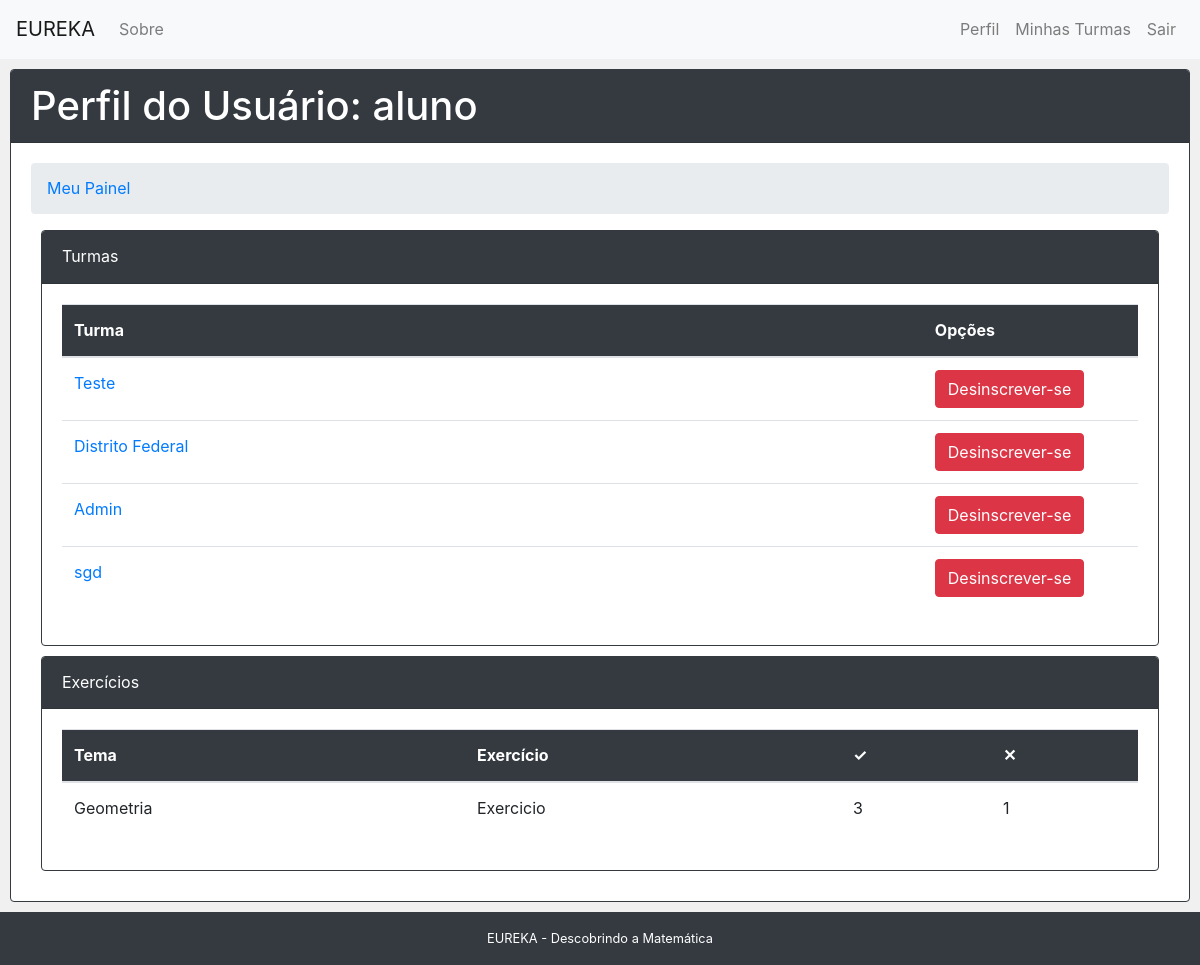
/usuario/4/ (signed in), run on an earlier commit of the app's database.
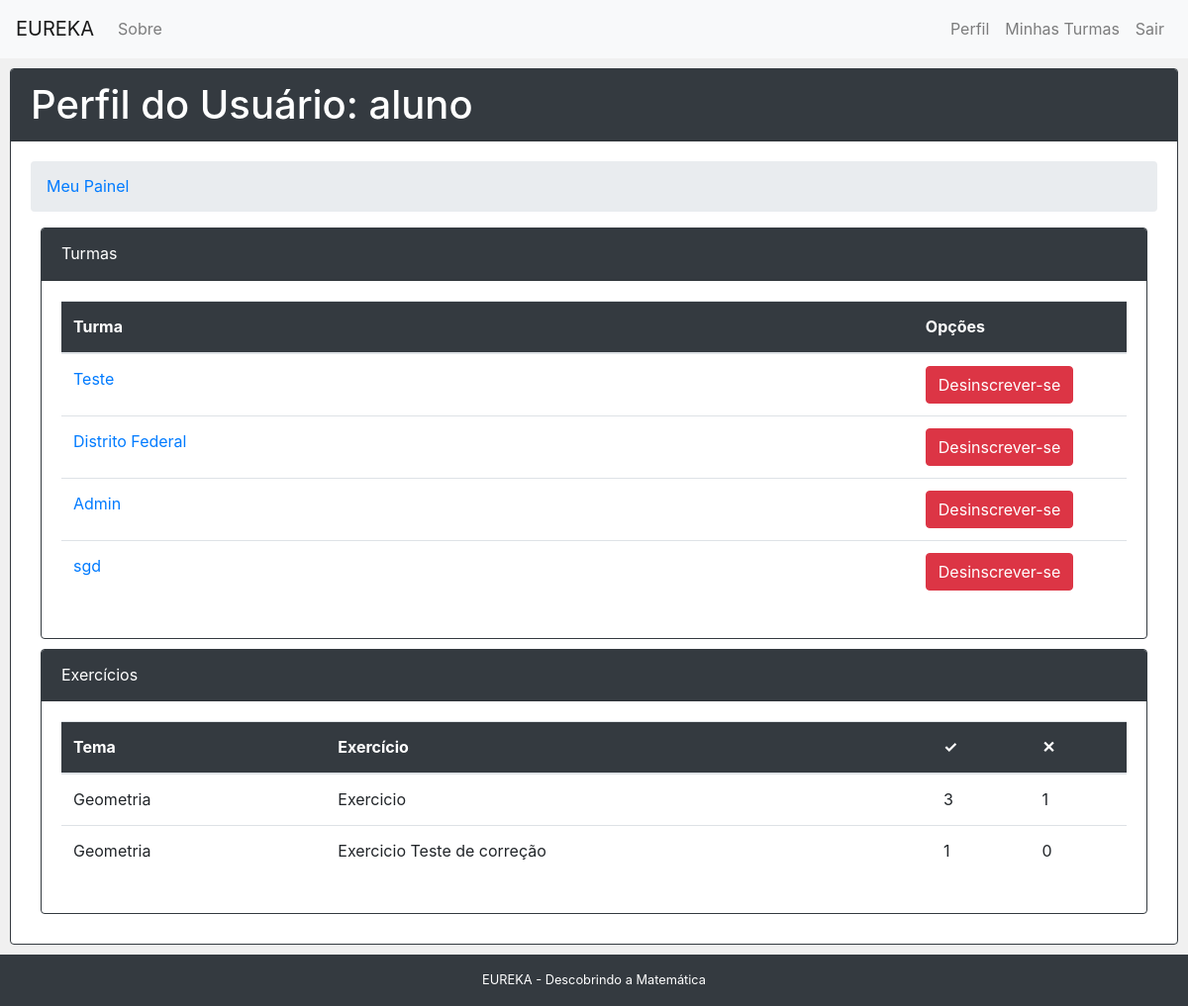
And on a later commit of the database.
### core/models.py (models this page shows, shortened)
class Aluno_Turma(models.Model):
	turma_id = models.ForeignKey('Turma', related_name = 'matriculas', on_delete=models.CASCADE)
	aluno_id = models.ForeignKey(get_user_model(), verbose_name = 'Usuário', related_name = 'matriculas', on_delete=models.CASCADE, null = True)
	class Meta:
		verbose_name = 'Inscrição'
		verbose_name_plural = 'Inscrições'
		unique_together = (('aluno_id','turma_id'),)

class Turma(models.Model):
	COURSE_OPTIONS = (
		('PUBLICA', 'Pública'),
		('PRIVADA', 'Privada'),
	)
	name = models.CharField('Nome', max_length=100)
	course_type = models.CharField('Tipo', max_length=9, choices=COURSE_OPTIONS, default='PUBLICA')
	responsible = models.ForeignKey('Usuario', on_delete=models.CASCADE)
	created_at = models.DateTimeField('Criado em', auto_now_add=True)
	updated_at = models.DateTimeField('Atualizado em', auto_now=True)
	def __str__(self):
		return self.name

class Aluno_Exercicio(models.Model):
	exercicio_id = models.ForeignKey('Exercicio', verbose_name='Exercício', on_delete=models.CASCADE, default=1)
	aluno_id = models.ForeignKey('Usuario', on_delete=models.CASCADE, default=1)
	corrects = models.IntegerField('Certos', default=0)
	wrongs = models.IntegerField('Errados', default=0)

class Exercicio(models.Model):
	name = models.CharField('Nome', max_length=100, default='Exercicio')
	tema_id = models.ForeignKey('Tema', on_delete=models.CASCADE, default=1)
	multiple_times = models.BooleanField('Pode ser feito mais de uma vez', default=False)
	created_at = models.DateTimeField('Criado em', auto_now_add=True)
	updated_at = models.DateTimeField('Atualizado em', auto_now=True)
	class_id = models.ForeignKey('Aula', verbose_name='Aula', on_delete=models.CASCADE, blank=True, null=True)
	experimentation_id = models.ForeignKey('Experimentacao', verbose_name='Experimentacao', on_delete=models.CASCADE, blank=True, null=True)
	def __str__(self):
		return self.name

class Tema(models.Model):
	name = models.CharField('Nome', max_length=100)
	turma_id = models.ForeignKey('Turma', on_delete=models.CASCADE)
	def __str__(self):
		return self.name

### core/views/user.py (the view)
# urls.py: path('usuario/<int:pk>/', views.usuario, name='usuario'),
@login_required
def usuario(request, pk):
	usuario = Usuario.objects.get(pk=pk)
	turmas = Turma.objects.filter(responsible= request.user)
	aluno_exercicios = Aluno_Exercicio.objects.filter(aluno_id=usuario)
	matriculas = Aluno_Turma.objects.filter(aluno_id=usuario)
	context = {
		'usuario' : usuario,
		'turmas' : turmas,
		'aluno_exercicios' : aluno_exercicios,
		'matriculas' : matriculas
	}
	return render(request,'user/usuario.html', context)

### core/models.py (called while the page is built)
	def __str__(self):
		return self.name

### core/templates/user/usuario.html (shortened to what this page needs)
{% extends "base.html" %}
{% load version %}
{% block content %}
<div class="card cardEspecial">
	<div class="card-header bg-dark text-white">
		{% if usuario == user %}
		<h1>Meu Perfil</h1>
		{% else %}
		<h1>Perfil do Usuário: {{usuario.username}}</h1>
		{% endif %}
	</div>
	<div class="card-body">
		<div class="pure-u-1">
			<ul class="breadcrumb">
				{% block breadcrumb %}
				<li><a href="{% url 'usuario' usuario.pk %}">Meu Painel</a></li>
				{% endblock %}
			</ul>
		</div>
		<div>
			{% block dashboard_content %}
				<div class="card">
					<div class="card-header bg-dark text-white">
						{% if usuario == user %}
						Minhas turmas
						{% else %}
						Turmas
						{% endif %}
					</div>
					<div class="card-body">
						<div class="table-responsive">
							<table class="table">
								<thead class="bg-dark text-white">
									<tr>
										<th scope="col">Turma</th>
										<th scope="col" style="width: 20%">Opções</th>
									</tr>
								</thead>
								<tbody>
								{% if usuario.user_type == 'ALUNO' %}
									{% for matricula in matriculas %}
										<tr>
											<td><a href="{% url 'turma' matricula.turma_id.pk %}">{{ matricula.turma_id }}</a></td>
											<td><a href="{% url 'desmatricular' matricula.turma_id.pk %}" class="btn btn-danger">Desinscrever-se</a></td>
										</tr>
									{% empty %}
										<tr>
											<td>Nenhuma turma disponível...</td>
										</tr>
									{% endfor %}
								{% endif %}
							  </tbody>
							</table>
						</div>
					</div>
				</div>
				{% if usuario.user_type == 'ALUNO' %}
				<div class="card">
					<div class="card-header bg-dark text-white">
						Exercícios
					</div>
					<div class="card-body">
						<div class="table-responsive">
							<table class="table">
								<thead class="bg-dark text-white">
									<tr>
										<th scope="col">Tema</th>
										<th scope="col">Exercício</th>
										<th scope="col">&#10003;</th>
										<th scope="col">&#10005;</th>
									</tr>
								</thead>
								<tbody>
									{% for aluno_exercicio in aluno_exercicios %}
										<tr>
											<td>{{aluno_exercicio.exercicio_id.tema_id}}</td>
											<td>{{aluno_exercicio.exercicio_id}}</td>
											<td>{{aluno_exercicio.corrects}}</td>
											<td>{{aluno_exercicio.wrongs}}</td>
										</tr>
									{% empty %}
										<tr>
											<td>Nenhum exercício disponível...</td>
										</tr>
									{% endfor %}
							  </tbody>
							</table>
						</div>
					</div>
				</div>
				{% endif %}
			{% endblock %}
		</div>
	</div>
</div>
{% endblock %}

What changed in the data, as far as the page shows it:
added Aluno_Exercicio: exercicio_id.tema_id "Geometria", exercicio_id "Exercicio Teste de correção", corrects "1", wrongs "0"
